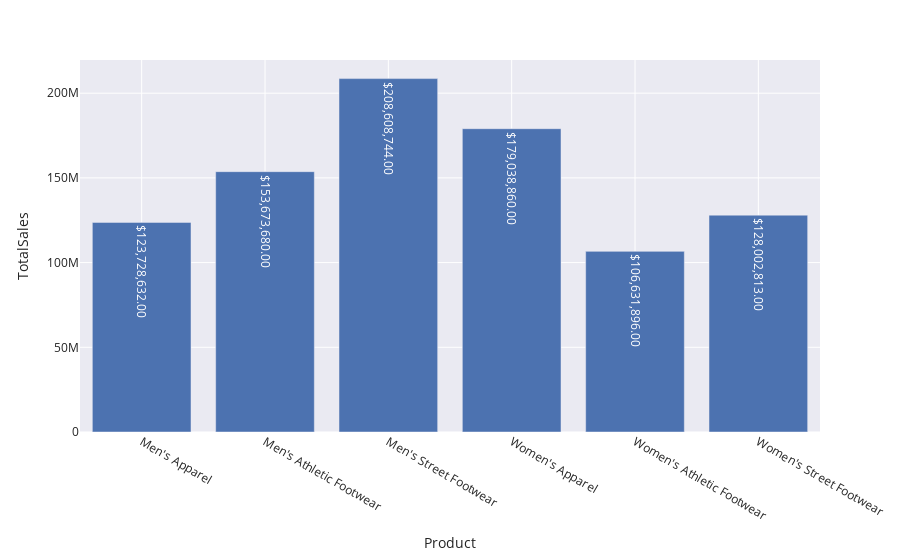

The notebook cell saved with this chart:
### Code cell
fig = px.bar(category_df, x = "Product", y = "TotalSales", 
             text = ['${:,.2f}'.format(x) for x in category_df["TotalSales"]],
             template = "seaborn")

fig.show()

### Figure 1 — Plotly figure (JSON) as saved in the notebook; plotly's stock layout.template omitted (floating-point values rounded to 4 significant figures)
{"data": [{"alignmentgroup": "True", "hovertemplate": "Product=%{x}<br>TotalSales=%{y}<br>text=%{text}<extra></extra>", "legendgroup": "", "marker": {"color": "rgb(76,114,176)", "pattern": {"shape": ""}}, "name": "", "offsetgroup": "", "orientation": "v", "showlegend": false, "text": ["$123,728,632.00", "$153,673,680.00", "$208,608,744.00", "$179,038,860.00", "$106,631,896.00", "$128,002,813.00"], "textposition": "auto", "type": "bar", "x": ["Men's Apparel", "Men's Athletic Footwear", "Men's Street Footwear", "Women's Apparel", "Women's Athletic Footwear", "Women's Street Footwear"], "xaxis": "x", "y": [123728632, 153673680, 208608744, 179038860, 106631896, 128002813], "yaxis": "y"}], "layout": {"barmode": "relative", "legend": {"tracegroupgap": 0}, "margin": {"t": 60}, "xaxis": {"anchor": "y", "domain": [0, 1], "title": {"text": "Product"}}, "yaxis": {"anchor": "x", "domain": [0, 1], "title": {"text": "TotalSales"}}}}
